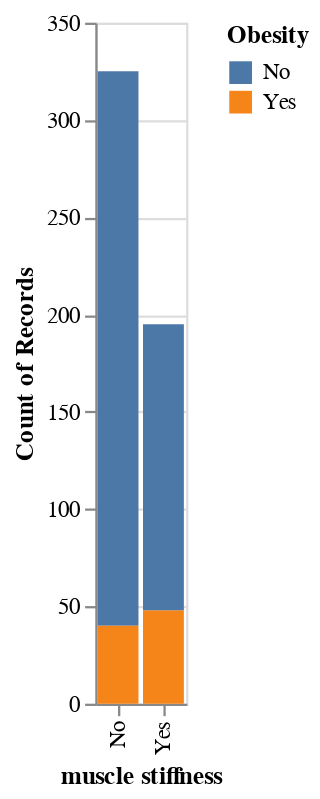

The cell this chart's notebook holds for it:
### Code cell
alt.Chart(df).mark_bar().encode(
    x = 'muscle stiffness',
    y = 'count()',
    color = 'Obesity')

### Figure 1 — Vega-Lite specification as saved in the notebook (floating-point values rounded to 4 significant figures; data arrays with more than 128 entries replaced by an {"elided": "..."} marker saying what was removed)
{"config": {"view": {"continuousWidth": 400, "continuousHeight": 300}}, "data": {"name": "data-290519a2df70c7d4318ddaa46277ef3d"}, "mark": "bar", "encoding": {"color": {"type": "nominal", "field": "Obesity"}, "x": {"type": "nominal", "field": "muscle stiffness"}, "y": {"type": "quantitative", "aggregate": "count"}}, "$schema": "https://vega.github.io/schema/vega-lite/v4.8.1.json", "datasets": {"data-290519a2df70c7d4318ddaa46277ef3d": {"elided": "520 records"}}}
